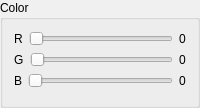
       <widget class="QGroupBox" name="groupBox_4">
        <property name="sizePolicy">
         <sizepolicy hsizetype="Minimum" vsizetype="Minimum">
          <horstretch>0</horstretch>
          <verstretch>0</verstretch>
         </sizepolicy>
        </property>
        <property name="palette">
         <palette>
          <active>
           <colorrole role="WindowText">
            <brush brushstyle="SolidPattern">
             <color alpha="255">
              <red>255</red>
              <green>255</green>
              <blue>255</blue>
             </color>
            </brush>
           </colorrole>
           <colorrole role="Button">
            <brush brushstyle="SolidPattern">
             <color alpha="255">
              <red>240</red>
              <green>240</green>
              <blue>240</blue>
             </color>
            </brush>
           </colorrole>
           <colorrole role="Light">
            <brush brushstyle="SolidPattern">
             <color alpha="255">
              <red>255</red>
              <green>255</green>
              <blue>255</blue>
             </color>
            </brush>
           </colorrole>
           <colorrole role="Midlight">
            <brush brushstyle="SolidPattern">
             <color alpha="255">
              <red>227</red>
              <green>227</green>
              <blue>227</blue>
             </color>
            </brush>
           </colorrole>
           <colorrole role="Dark">
            <brush brushstyle="SolidPattern">
             <color alpha="255">
              <red>160</red>
              <green>160</green>
              <blue>160</blue>
             </color>
            </brush>
           </colorrole>
           <colorrole role="Mid">
            <brush brushstyle="SolidPattern">
             <color alpha="255">
              <red>160</red>
              <green>160</green>
              <blue>160</blue>
             </color>
            </brush>
           </colorrole>
           <colorrole role="Text">
            <brush brushstyle="SolidPattern">
             <color alpha="255">
              <red>0</red>
              <green>0</green>
              <blue>0</blue>
             </color>
            </brush>
           </colorrole>
           <colorrole role="BrightText">
            <brush brushstyle="SolidPattern">
             <color alpha="255">
              <red>255</red>
              <green>255</green>
              <blue>255</blue>
             </color>
            </brush>
           </colorrole>
           <colorrole role="ButtonText">
            <brush brushstyle="SolidPattern">
             <color alpha="255">
              <red>0</red>
              <green>0</green>
              <blue>0</blue>
             </color>
            </brush>
           </colorrole>
           <colorrole role="Base">
            <brush brushstyle="SolidPattern">
             <color alpha="255">
              <red>255</red>
              <green>255</green>
              <blue>255</blue>
             </color>
            </brush>
           </colorrole>
           <colorrole role="Window">
            <brush brushstyle="SolidPattern">
             <color alpha="255">
              <red>64</red>
              <green>65</green>
              <blue>66</blue>
             </color>
            </brush>
           </colorrole>
           <colorrole role="Shadow">
            <brush brushstyle="SolidPattern">
             <color alpha="255">
              <red>105</red>
              <green>105</green>
              <blue>105</blue>
             </color>
            </brush>
           </colorrole>
           <colorrole role="Highlight">
            <brush brushstyle="SolidPattern">
             <color alpha="255">
              <red>0</red>
              <green>120</green>
              <blue>215</blue>
             </color>
            </brush>
           </colorrole>
           <colorrole role="HighlightedText">
            <brush brushstyle="SolidPattern">
             <color alpha="255">
              <red>255</red>
              <green>255</green>
              <blue>255</blue>
             </color>
            </brush>
           </colorrole>
           <colorrole role="Link">
            <brush brushstyle="SolidPattern">
             <color alpha="255">
              <red>0</red>
              <green>0</green>
              <blue>255</blue>
             </color>
            </brush>
           </colorrole>
           <colorrole role="LinkVisited">
            <brush brushstyle="SolidPattern">
             <color alpha="255">
              <red>255</red>
              <green>0</green>
              <blue>255</blue>
             </color>
            </brush>
           </colorrole>
           <colorrole role="AlternateBase">
            <brush brushstyle="SolidPattern">
             <color alpha="255">
              <red>245</red>
              <green>245</green>
              <blue>245</blue>
             </color>
            </brush>
           </colorrole>
           <colorrole role="NoRole">
            <brush brushstyle="NoBrush">
             <color alpha="255">
              <red>0</red>
              <green>0</green>
              <blue>0</blue>
             </color>
            </brush>
           </colorrole>
           <colorrole role="ToolTipBase">
            <brush brushstyle="SolidPattern">
             <color alpha="255">
              <red>255</red>
              <green>255</green>
              <blue>220</blue>
             </color>
            </brush>
           </colorrole>
           <colorrole role="ToolTipText">
            <brush brushstyle="SolidPattern">
             <color alpha="255">
              <red>0</red>
              <green>0</green>
              <blue>0</blue>
             </color>
            </brush>
           </colorrole>
           <colorrole role="PlaceholderText">
            <brush brushstyle="SolidPattern">
             <color alpha="128">
              <red>0</red>
              <green>0</green>
              <blue>0</blue>
             </color>
            </brush>
           </colorrole>
          </active>
          <inactive>
           <colorrole role="WindowText">
            <brush brushstyle="SolidPattern">
             <color alpha="255">
              <red>0</red>
              <green>0</green>
              <blue>0</blue>
             </color>
            </brush>
           </colorrole>
           <colorrole role="Button">
            <brush brushstyle="SolidPattern">
             <color alpha="255">
              <red>240</red>
              <green>240</green>
              <blue>240</blue>
             </color>
            </brush>
           </colorrole>
           <colorrole role="Light">
            <brush brushstyle="SolidPattern">
             <color alpha="255">
              <red>255</red>
              <green>255</green>
              <blue>255</blue>
             </color>
            </brush>
           </colorrole>
           <colorrole role="Midlight">
            <brush brushstyle="SolidPattern">
             <color alpha="255">
              <red>227</red>
              <green>227</green>
              <blue>227</blue>
             </color>
            </brush>
           </colorrole>
           <colorrole role="Dark">
            <brush brushstyle="SolidPattern">
             <color alpha="255">
              <red>160</red>
              <green>160</green>
              <blue>160</blue>
             </color>
            </brush>
           </colorrole>
           <colorrole role="Mid">
            <brush brushstyle="SolidPattern">
             <color alpha="255">
              <red>160</red>
              <green>160</green>
              <blue>160</blue>
             </color>
            </brush>
           </colorrole>
           <colorrole role="Text">
            <brush brushstyle="SolidPattern">
             <color alpha="255">
              <red>0</red>
              <green>0</green>
              <blue>0</blue>
             </color>
            </brush>
           </colorrole>
           <colorrole role="BrightText">
            <brush brushstyle="SolidPattern">
             <color alpha="255">
              <red>255</red>
              <green>255</green>
              <blue>255</blue>
             </color>
            </brush>
           </colorrole>
           <colorrole role="ButtonText">
            <brush brushstyle="SolidPattern">
             <color alpha="255">
              <red>0</red>
              <green>0</green>
              <blue>0</blue>
             </color>
            </brush>
           </colorrole>
           <colorrole role="Base">
            <brush brushstyle="SolidPattern">
             <color alpha="255">
              <red>255</red>
              <green>255</green>
              <blue>255</blue>
             </color>
            </brush>
           </colorrole>
           <colorrole role="Window">
            <brush brushstyle="SolidPattern">
             <color alpha="255">
              <red>240</red>
              <green>240</green>
              <blue>240</blue>
             </color>
            </brush>
           </colorrole>
           <colorrole role="Shadow">
            <brush brushstyle="SolidPattern">
             <color alpha="255">
              <red>105</red>
              <green>105</green>
              <blue>105</blue>
             </color>
            </brush>
           </colorrole>
           <colorrole role="Highlight">
            <brush brushstyle="SolidPattern">
             <color alpha="255">
              <red>240</red>
              <green>240</green>
              <blue>240</blue>
             </color>
            </brush>
           </colorrole>
           <colorrole role="HighlightedText">
            <brush brushstyle="SolidPattern">
             <color alpha="255">
              <red>0</red>
              <green>0</green>
              <blue>0</blue>
             </color>
            </brush>
           </colorrole>
           <colorrole role="Link">
            <brush brushstyle="SolidPattern">
             <color alpha="255">
              <red>0</red>
              <green>0</green>
              <blue>255</blue>
             </color>
            </brush>
           </colorrole>
           <colorrole role="LinkVisited">
            <brush brushstyle="SolidPattern">
             <color alpha="255">
              <red>255</red>
              <green>0</green>
              <blue>255</blue>
             </color>
            </brush>
           </colorrole>
           <colorrole role="AlternateBase">
            <brush brushstyle="SolidPattern">
             <color alpha="255">
              <red>245</red>
              <green>245</green>
              <blue>245</blue>
             </color>
            </brush>
           </colorrole>
           <colorrole role="NoRole">
            <brush brushstyle="NoBrush">
             <color alpha="255">
              <red>0</red>
              <green>0</green>
              <blue>0</blue>
             </color>
            </brush>
           </colorrole>
           <colorrole role="ToolTipBase">
            <brush brushstyle="SolidPattern">
             <color alpha="255">
              <red>255</red>
              <green>255</green>
              <blue>220</blue>
             </color>
            </brush>
           </colorrole>
           <colorrole role="ToolTipText">
            <brush brushstyle="SolidPattern">
             <color alpha="255">
              <red>0</red>
              <green>0</green>
              <blue>0</blue>
             </color>
            </brush>
           </colorrole>
           <colorrole role="PlaceholderText">
            <brush brushstyle="SolidPattern">
             <color alpha="128">
              <red>0</red>
              <green>0</green>
              <blue>0</blue>
             </color>
            </brush>
           </colorrole>
          </inactive>
          <disabled>
           <colorrole role="WindowText">
            <brush brushstyle="SolidPattern">
             <color alpha="255">
              <red>120</red>
              <green>120</green>
              <blue>120</blue>
             </color>
            </brush>
           </colorrole>
           <colorrole role="Button">
            <brush brushstyle="SolidPattern">
             <color alpha="255">
              <red>240</red>
              <green>240</green>
              <blue>240</blue>
             </color>
            </brush>
           </colorrole>
           <colorrole role="Light">
            <brush brushstyle="SolidPattern">
             <color alpha="255">
              <red>255</red>
              <green>255</green>
              <blue>255</blue>
             </color>
            </brush>
           </colorrole>
           <colorrole role="Midlight">
            <brush brushstyle="SolidPattern">
             <color alpha="255">
              <red>247</red>
              <green>247</green>
              <blue>247</blue>
             </color>
            </brush>
           </colorrole>
           <colorrole role="Dark">
            <brush brushstyle="SolidPattern">
             <color alpha="255">
              <red>160</red>
              <green>160</green>
              <blue>160</blue>
             </color>
            </brush>
           </colorrole>
           <colorrole role="Mid">
            <brush brushstyle="SolidPattern">
             <color alpha="255">
              <red>160</red>
              <green>160</green>
              <blue>160</blue>
             </color>
            </brush>
           </colorrole>
           <colorrole role="Text">
            <brush brushstyle="SolidPattern">
             <color alpha="255">
              <red>120</red>
              <green>120</green>
              <blue>120</blue>
             </color>
            </brush>
           </colorrole>
           <colorrole role="BrightText">
            <brush brushstyle="SolidPattern">
             <color alpha="255">
              <red>255</red>
              <green>255</green>
              <blue>255</blue>
             </color>
            </brush>
           </colorrole>
           <colorrole role="ButtonText">
            <brush brushstyle="SolidPattern">
             <color alpha="255">
              <red>120</red>
              <green>120</green>
              <blue>120</blue>
             </color>
            </brush>
           </colorrole>
           <colorrole role="Base">
            <brush brushstyle="SolidPattern">
             <color alpha="255">
              <red>240</red>
              <green>240</green>
              <blue>240</blue>
             </color>
            </brush>
           </colorrole>
           <colorrole role="Window">
            <brush brushstyle="SolidPattern">
             <color alpha="255">
              <red>64</red>
              <green>65</green>
              <blue>66</blue>
             </color>
            </brush>
           </colorrole>
           <colorrole role="Shadow">
            <brush brushstyle="SolidPattern">
             <color alpha="255">
              <red>0</red>
              <green>0</green>
              <blue>0</blue>
             </color>
            </brush>
           </colorrole>
           <colorrole role="Highlight">
            <brush brushstyle="SolidPattern">
             <color alpha="255">
              <red>0</red>
              <green>120</green>
              <blue>215</blue>
             </color>
            </brush>
           </colorrole>
           <colorrole role="HighlightedText">
            <brush brushstyle="SolidPattern">
             <color alpha="255">
              <red>255</red>
              <green>255</green>
              <blue>255</blue>
             </color>
            </brush>
           </colorrole>
           <colorrole role="Link">
            <brush brushstyle="SolidPattern">
             <color alpha="255">
              <red>0</red>
              <green>0</green>
              <blue>255</blue>
             </color>
            </brush>
           </colorrole>
           <colorrole role="LinkVisited">
            <brush brushstyle="SolidPattern">
             <color alpha="255">
              <red>255</red>
              <green>0</green>
              <blue>255</blue>
             </color>
            </brush>
           </colorrole>
           <colorrole role="AlternateBase">
            <brush brushstyle="SolidPattern">
             <color alpha="255">
              <red>245</red>
              <green>245</green>
              <blue>245</blue>
             </color>
            </brush>
           </colorrole>
           <colorrole role="NoRole">
            <brush brushstyle="NoBrush">
             <color alpha="255">
              <red>0</red>
              <green>0</green>
              <blue>0</blue>
             </color>
            </brush>
           </colorrole>
           <colorrole role="ToolTipBase">
            <brush brushstyle="SolidPattern">
             <color alpha="255">
              <red>255</red>
              <green>255</green>
              <blue>220</blue>
             </color>
            </brush>
           </colorrole>
           <colorrole role="ToolTipText">
            <brush brushstyle="SolidPattern">
             <color alpha="255">
              <red>0</red>
              <green>0</green>
              <blue>0</blue>
             </color>
            </brush>
           </colorrole>
           <colorrole role="PlaceholderText">
            <brush brushstyle="SolidPattern">
             <color alpha="128">
              <red>0</red>
              <green>0</green>
              <blue>0</blue>
             </color>
            </brush>
           </colorrole>
          </disabled>
         </palette>
        </property>
        <property name="title">
         <string>Color</string>
        </property>
        <layout class="QVBoxLayout" name="verticalLayout_7">
         <item>
          <layout class="QHBoxLayout" name="horizontalLayout">
           <item>
            <widget class="QLabel" name="label">
             <property name="text">
              <string>R</string>
             </property>
            </widget>
           </item>
           <item>
            <widget class="QSlider" name="redColorSlider">
             <property name="maximum">
              <number>255</number>
             </property>
             <property name="orientation">
              <enum>Qt::Horizontal</enum>
             </property>
            </widget>
           </item>
           <item>
            <widget class="QLabel" name="redValue">
             <property name="text">
              <string>0</string>
             </property>
            </widget>
           </item>
          </layout>
         </item>
         <item>
          <layout class="QHBoxLayout" name="horizontalLayout_2">
           <item>
            <widget class="QLabel" name="label_2">
             <property name="text">
              <string>G</string>
             </property>
            </widget>
           </item>
           <item>
            <widget class="QSlider" name="greenColorSlider">
             <property name="maximum">
              <number>255</number>
             </property>
             <property name="orientation">
              <enum>Qt::Horizontal</enum>
             </property>
            </widget>
           </item>
           <item>
            <widget class="QLabel" name="greenValue">
             <property name="text">
              <string>0</string>
             </property>
            </widget>
           </item>
          </layout>
         </item>
         <item>
          <layout class="QHBoxLayout" name="horizontalLayout_3">
           <item>
            <widget class="QLabel" name="label_3">
             <property name="text">
              <string>B</string>
             </property>
            </widget>
           </item>
           <item>
            <widget class="QSlider" name="blueColorSlider">
             <property name="maximum">
              <number>255</number>
             </property>
             <property name="orientation">
              <enum>Qt::Horizontal</enum>
             </property>
            </widget>
           </item>
           <item>
            <widget class="QLabel" name="blueValue">
             <property name="text">
              <string>0</string>
             </property>
            </widget>
           </item>
          </layout>
         </item>
         <item>
          <widget class="QWidget" name="colorBox" native="true">
           <property name="styleSheet">
            <string notr="true">border-color: rgb(255, 255, 255);border-style: dotted;border-width: 4px;padding: 8px;</string>
           </property>
          </widget>
         </item>
        </layout>
       </widget>
